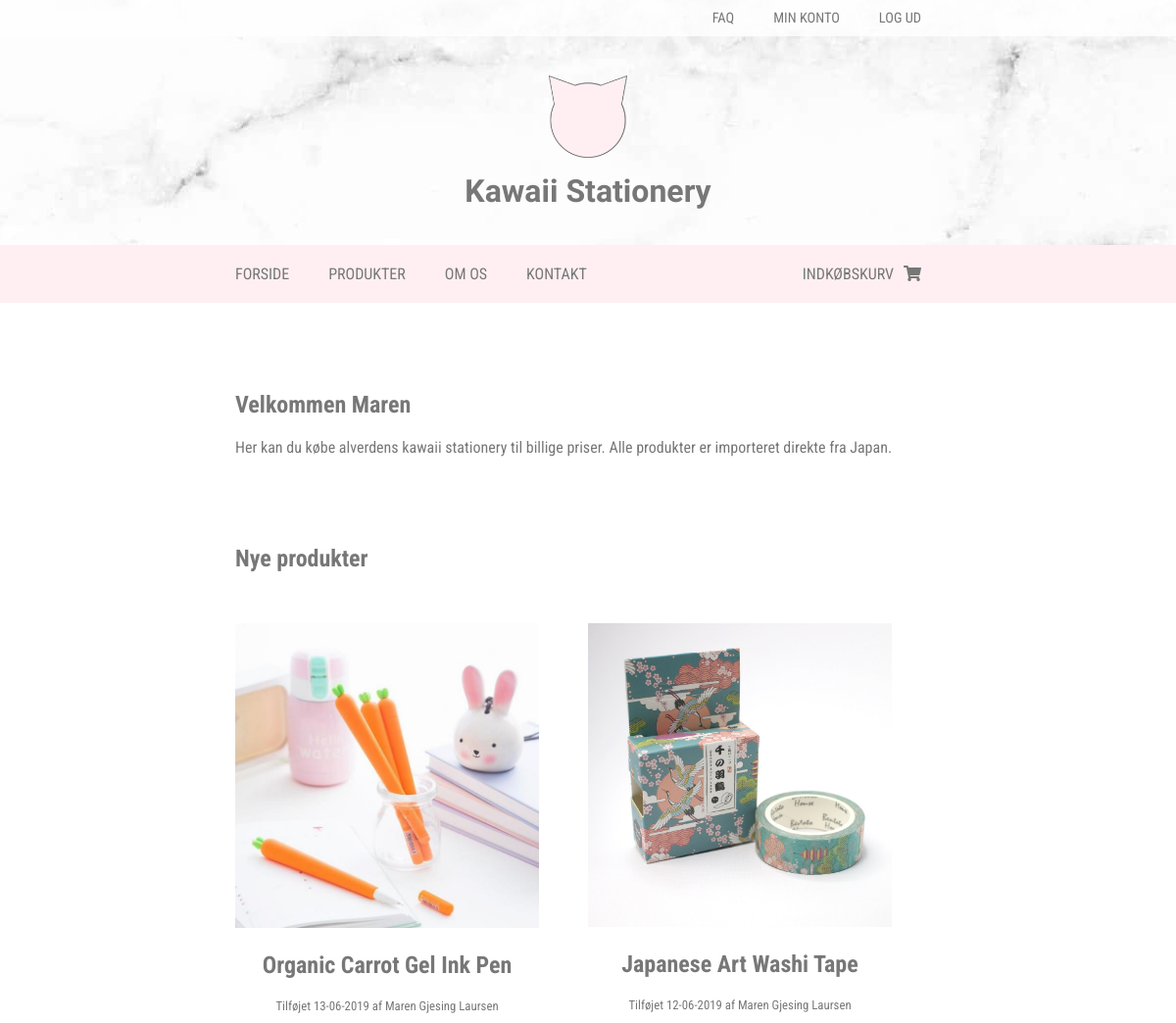
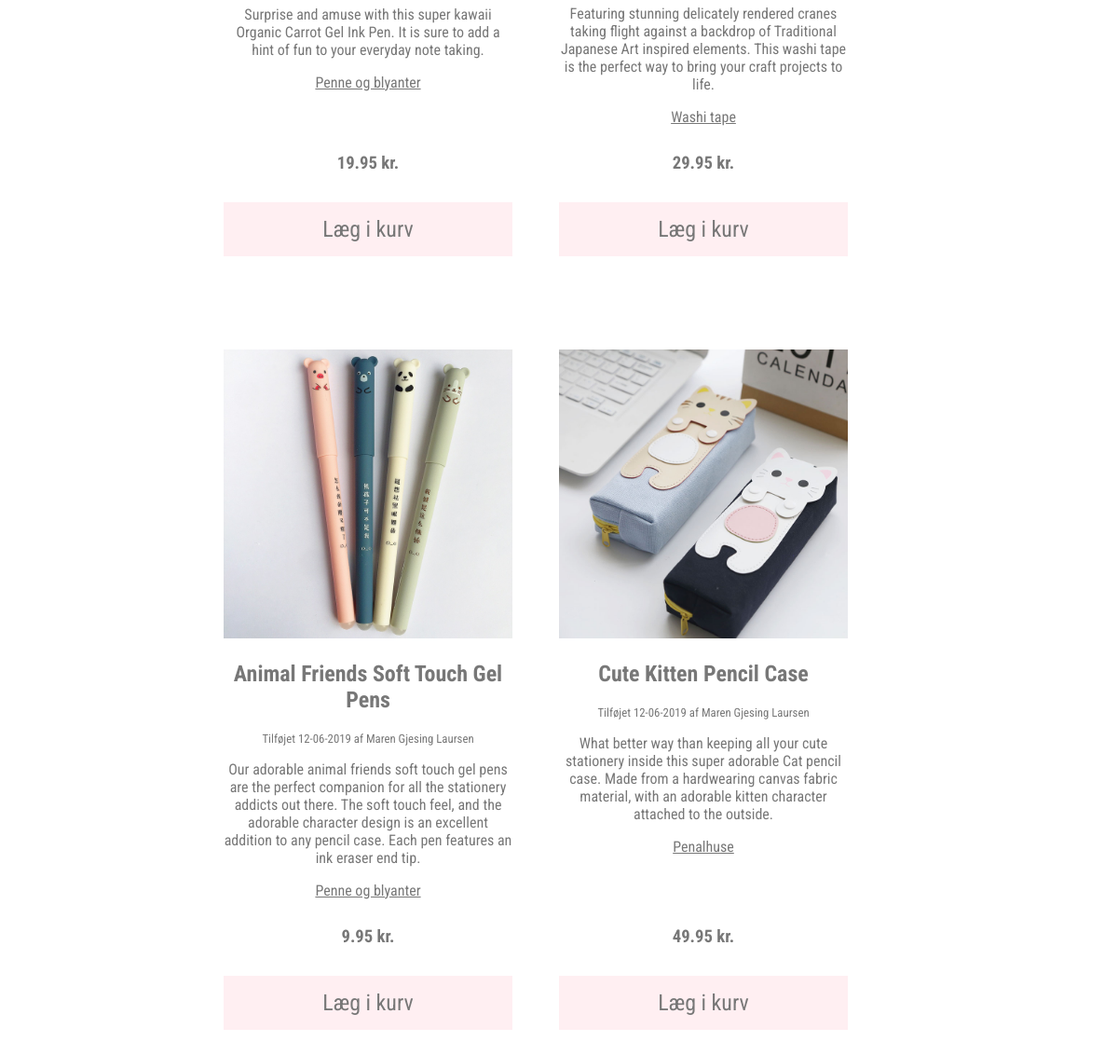
/ (signed in), run on the app's committed database (2 pictures, top to bottom).
### tables this page shows
CREATE TABLE `products` (
  `productId` int(5) NOT NULL,
  `name` varchar(50) NOT NULL,
  `description` varchar(500) NOT NULL,
  `price` decimal(5,2) NOT NULL,
  `image` varchar(100) NOT NULL,
  `categoryId` int(3) NOT NULL,
  `userId` int(3) NOT NULL,
  `creationTime` datetime NOT NULL DEFAULT CURRENT_TIMESTAMP
);

CREATE TABLE `users` (
  `userId` int(3) NOT NULL,
  `firstName` varchar(50) NOT NULL,
  `lastName` varchar(50) NOT NULL,
  `username` varchar(30) NOT NULL,
  `password` varchar(50) NOT NULL,
  `accessLevel` int(1) NOT NULL DEFAULT '1'
);

CREATE TABLE `productcategories` (
  `categoryId` int(3) NOT NULL,
  `name` varchar(50) NOT NULL
);

### assets/getNewProducts.php (the view, shortened to what this page needs)
<?php
require "connect.php";
$statement = $dbh->prepare("SELECT products.productId, products.name, products.description, products.image, products.price, products.creationTime, users.firstName, users.lastName, productCategories.name AS categoryName FROM products JOIN Users ON Products.userId=Users.userId JOIN ProductCategories ON Products.categoryId=ProductCategories.categoryId ORDER BY products.creationTime DESC LIMIT 4");
$statement->execute();
while ($row = $statement->fetch(PDO::FETCH_ASSOC)) {
    ?>
    <article>
        <img src="img/<?php echo $row['image']; ?>" alt="<?php echo $row['name']; ?>">
        <h2><?php echo $row['name']; ?></h2>
        <p>Tilføjet <?php echo date('d-m-Y', strtotime($row['creationTime'])) . " af " . $row['firstName'] . " " . $row['lastName']; ?></p>
        <p><?php echo $row['description']; ?></p>
        <p><a href="#"><?php echo $row['categoryName']; ?></a></p>
        <h3><?php echo $row['price']; ?> kr.</h3>
        <button class="addToCart">Læg i kurv</button>
    </article>
<?php
}
?>

### css/style.css (style rules this page uses)
p, h1, h2, h3, h4, h5, h6, a, button, input, label, textarea, select, i { font-family: 'Roboto Condensed', sans-serif; color: #777777; }
button, input[type="submit"] { background: #ffeff2; border: none; padding: 15px 25px; -webkit-transition: background-color .5s; transition: background-color .5s; }
button { font-size: 1.5em; }
body { margin: 0; }
main section.products article { position: relative; }
main section.products article img { width: 100%; }
main section.products article h2 { text-align: center; }
main section.products article p { text-align: center; }
main section.products article p:first-of-type { font-size: .8em; }
main section.products article p:last-of-type { margin-bottom: 140px; }
main section.products article h3 { text-align: center; position: absolute; bottom: 70px; width: 100%; }
main section.products article button.addToCart { width: 100%; position: absolute; bottom: 0; }

### data on the page
products: image (picture), name "Organic Carrot Gel Ink Pen", creationTime "13-06-2019", userId.firstName "Maren Gjesing", userId.lastName "Laursen", description "Surprise and amuse with this super kawaii Organic Carrot Gel Ink Pen. It is sure to add a hint of fun to your everyday note taking.", categoryId.name "Penne og blyanter", price "19.95"
products: image (picture), name "Japanese Art Washi Tape", creationTime "12-06-2019", userId.firstName "Maren Gjesing", userId.lastName "Laursen", description "Featuring stunning delicately rendered cranes taking flight against a backdrop of Traditional Japanese Art inspired elements. This washi tape is the perfect way to bring your craft projects to life.", categoryId.name "Washi tape", price "29.95"
products: image (picture), name "Animal Friends Soft Touch Gel Pens", creationTime "12-06-2019", userId.firstName "Maren Gjesing", userId.lastName "Laursen", description "Our adorable animal friends soft touch gel pens are the perfect companion for all the stationery addicts out there. The soft touch feel, and the adorable character design is an excellent addition to any pencil case. Each pen features an ink eraser end tip.", categoryId.name "Penne og blyanter", price "9.95"
products: image (picture), name "Cute Kitten Pencil Case", creationTime "12-06-2019", userId.firstName "Maren Gjesing", userId.lastName "Laursen", description "What better way than keeping all your cute stationery inside this super adorable Cat pencil case. Made from a hardwearing canvas fabric material, with an adorable kitten character attached to the outside.", categoryId.name "Penalhuse", price "49.95"

### other printed values
$_SESSION['firstName'] "Maren"
